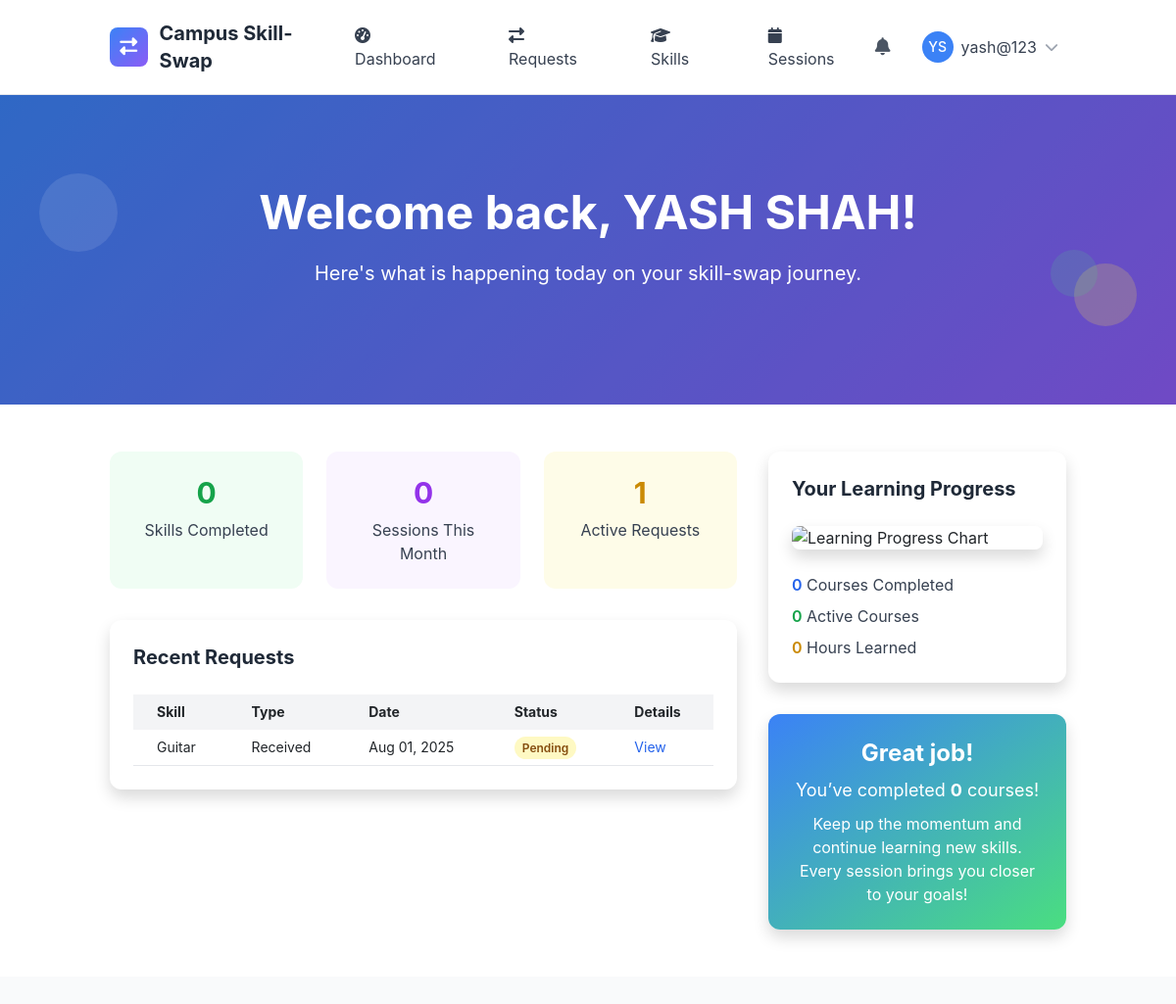
Page /dashboard/ (signed in) on the committed database.
### skill_sessions/models.py (models this page shows, shortened)
class SkillSwapRequest(models.Model):
    STATUS_CHOICES = [
        ('pending', 'Pending'),
        ('accepted', 'Accepted'),
        ('declined', 'Declined'),
        ('cancelled', 'Cancelled'),
        ('expired', 'Expired'),
    ]
    requester = models.ForeignKey(User, on_delete=models.CASCADE, related_name='sent_requests')
    recipient = models.ForeignKey(User, on_delete=models.CASCADE, related_name='received_requests')
    offered_skill = models.ForeignKey(OfferedSkill, on_delete=models.CASCADE, related_name='swap_requests')
    desired_skill = models.ForeignKey(DesiredSkill, on_delete=models.CASCADE, related_name='swap_requests', null=True, blank=True)
    status = models.CharField(max_length=20, choices=STATUS_CHOICES, default='pending')
    message = models.TextField(blank=True, help_text="Personal message from the requester")
    proposed_duration = models.PositiveIntegerField(default=60, help_text="Proposed session duration in minutes")
    proposed_format = models.CharField(max_length=20, choices=[
        ('online', 'Online'),
        ('in_person', 'In-Person'),
        ('flexible', 'Flexible'),
    ], default='flexible')
    proposed_location = models.CharField(max_length=200, blank=True, help_text="For in-person sessions")
    created_at = models.DateTimeField(auto_now_add=True)
    updated_at = models.DateTimeField(auto_now=True)
    expires_at = models.DateTimeField()
    responded_at = models.DateTimeField(null=True, blank=True)
    response_message = models.TextField(blank=True)
    class Meta:
        ordering = ['-created_at']
        db_table = 'swaprequest'

### skills/models.py (models this page shows, shortened)
class Skill(models.Model):
    name = models.CharField(max_length=100)
    category = models.ForeignKey(SkillCategory, on_delete=models.CASCADE, related_name='skills')
    description = models.TextField(blank=True)
    is_popular = models.BooleanField(default=False)
    created_at = models.DateTimeField(auto_now_add=True)
    updated_at = models.DateTimeField(auto_now=True)
    class Meta:
        ordering = ['category__name', 'name']
        unique_together = ['name', 'category']

### core/views.py (the view, shortened to what this page needs)
        @login_required
        def dashboard_view(request):
            from skills.models import DesiredSkill, OfferedSkill
            from skill_sessions.models import SkillSwapSession
            from django.db.models import Q, Count
            from datetime import datetime, timedelta
            user = request.user
            skills_completed = SkillSwapSession.objects.filter(
                learner=user,
                status='completed'
            ).values('skill').distinct().count()
            first_day_of_month = datetime.now().replace(day=1)
            sessions_this_month = SkillSwapSession.objects.filter(
                Q(teacher=user) | Q(learner=user),
                created_at__gte=first_day_of_month,
                status='completed'
            ).count()
            from skill_sessions.models import SkillSwapRequest
            active_requests = SkillSwapRequest.objects.filter(
                Q(requester=user) | Q(recipient=user),
                status='pending'
            ).count()
            recent_requests_received = SkillSwapRequest.objects.filter(
                recipient=user
            ).select_related('requester', 'offered_skill__skill')[:5]
            recent_requests_sent = SkillSwapRequest.objects.filter(
                requester=user
            ).select_related('recipient', 'offered_skill__skill')[:5]
            recent_requests = []
            for req in recent_requests_received:
                recent_requests.append({
                    'skill_name': req.offered_skill.skill.name,
                    'request_type': 'Received',
                    'date': req.created_at,
                    'status': req.get_status_display(),
                    'detail_url': f'/skill-sessions/requests/{req.id}/'
                })
            recent_requests.sort(key=lambda x: x['date'], reverse=True)
            recent_requests = recent_requests[:10]
            completed_courses = SkillSwapSession.objects.filter(
                learner=user,
                status='completed'
            ).count()
            stats = {
                'skills_completed': skills_completed,
                'sessions_this_month': sessions_this_month,
                'active_requests': active_requests,
            }
            progress = {
                'completed_courses': completed_courses,
            }
            context = {
                'stats': stats,
                'recent_requests': recent_requests,
                'progress': progress,
            }
            return render(request, "core/dashboard.html", context)

### templates/core/dashboard.html (shortened to what this page needs)
{% extends 'base.html' %}
{% load static %}
{% block content %}
<section class="gradient-bg relative overflow-hidden">
    <div class="absolute inset-0 bg-black opacity-20"></div>
    <div class="relative container mx-auto px-4 py-16 lg:py-24">
        <div class="text-white text-center">
            <h1 class="text-4xl lg:text-5xl font-bold mb-4">Welcome back, {{ user.get_full_name|default:user.username }}!</h1>
            <p class="text-lg lg:text-xl mb-6">Here's what is happening today on your skill-swap journey.</p>
        </div>
    </div>
    <div class="absolute top-20 left-10 w-20 h-20 bg-white opacity-10 rounded-full animate-bounce"></div>
    <div class="absolute bottom-20 right-10 w-16 h-16 bg-yellow-300 opacity-20 rounded-full animate-pulse"></div>
    <div class="absolute top-1/2 right-20 w-12 h-12 bg-green-400 opacity-15 rounded-full animate-bounce delay-75"></div>
</section>
<section class="py-12 bg-white">
    <div class="container mx-auto px-4">
        <div class="grid grid-cols-1 lg:grid-cols-3 gap-8">
            <div class="lg:col-span-2 space-y-8">
                <div class="grid grid-cols-1 md:grid-cols-3 gap-6">
                    <div class="bg-green-50 p-6 rounded-xl text-center">
                        <div class="text-3xl font-bold text-green-600 mb-2">{{ stats.skills_completed|default:"0" }}</div>
                        <div class="text-gray-700">Skills Completed</div>
                    </div>
                    <div class="bg-purple-50 p-6 rounded-xl text-center">
                        <div class="text-3xl font-bold text-purple-600 mb-2">{{ stats.sessions_this_month|default:"0" }}</div>
                        <div class="text-gray-700">Sessions This Month</div>
                    </div>
                    <div class="bg-yellow-50 p-6 rounded-xl text-center">
                        <div class="text-3xl font-bold text-yellow-600 mb-2">{{ stats.active_requests|default:"0" }}</div>
                        <div class="text-gray-700">Active Requests</div>
                    </div>
                </div>
                <div class="bg-white rounded-xl shadow p-6">
                    <h2 class="text-xl font-bold text-gray-800 mb-4">Recent Requests</h2>
                    {% if recent_requests %}
                        <div class="overflow-x-auto">
                            <table class="min-w-full text-sm">
                                <thead>
                                    <tr class="bg-gray-100">
                                        <th class="py-2 px-4 text-left">Skill</th>
                                        <th class="py-2 px-4 text-left">Type</th>
                                        <th class="py-2 px-4 text-left">Date</th>
                                        <th class="py-2 px-4 text-left">Status</th>
                                        <th class="py-2 px-4 text-left">Details</th>
                                    </tr>
                                </thead>
                                <tbody>
                                    {% for req in recent_requests %}
                                    <tr class="border-b">
                                        <td class="py-2 px-4">{{ req.skill_name }}</td>
                                        <td class="py-2 px-4">{{ req.request_type }}</td>
                                        <td class="py-2 px-4">{{ req.date|date:"M d, Y" }}</td>
                                        <td class="py-2 px-4">
                                            <span class="px-2 py-1 rounded-full text-xs font-semibold
                                                {% if req.status == 'Pending' %}bg-yellow-100 text-yellow-800
                                                {% elif req.status == 'Accepted' %}bg-green-100 text-green-800
                                                {% elif req.status == 'Declined' %}bg-red-100 text-red-800
                                                {% else %}bg-gray-100 text-gray-800{% endif %}">
                                                {{ req.status }}
                                            </span>
                                        </td>
                                        <td class="py-2 px-4">
                                            <a href="{{ req.detail_url }}" class="text-blue-600 hover:underline">View</a>
                                        </td>
                                    </tr>
                                    {% endfor %}
                                </tbody>
                            </table>
                        </div>
                    {% else %}
                        <p class="text-gray-500">No recent requests.</p>
                    {% endif %}
                </div>
            </div>
            <div class="space-y-8">
                <div class="bg-white rounded-xl shadow p-6">
                    <h2 class="text-xl font-bold text-gray-800 mb-4">Your Learning Progress</h2>
                    <div class="mb-4">
                        <img src="{% static 'img/progress_chart.png' %}" alt="Learning Progress Chart" class="w-full rounded-lg shadow">
                    </div>
                    <ul class="space-y-2">
                        <li>
                            <span class="font-semibold text-blue-600">{{ progress.completed_courses|default:'0' }}</span>
                            <span class="text-gray-700">Courses Completed</span>
                        </li>
                        <li>
                            <span class="font-semibold text-green-600">{{ progress.active_courses|default:'0' }}</span>
                            <span class="text-gray-700">Active Courses</span>
                        </li>
                        <li>
                            <span class="font-semibold text-yellow-600">{{ progress.total_hours|default:'0' }}</span>
                            <span class="text-gray-700">Hours Learned</span>
                        </li>
                    </ul>
                </div>
                <div class="bg-gradient-to-br from-blue-500 to-green-400 text-white rounded-xl shadow p-6 text-center">
                    <h3 class="text-2xl font-bold mb-2">Great job!</h3>
                    <p class="text-lg mb-2">
                        You’ve completed <span class="font-bold">{{ progress.completed_courses|default:'0' }}</span> courses!
                    </p>
                    <p class="text-md">Keep up the momentum and continue learning new skills. Every session brings you closer to your goals!</p>
                </div>
            </div>
        </div>
    </div>
</section>
{% endblock %}

### templates/base.html (shortened to what this page needs)
{% load static %}
<!DOCTYPE html>
<html lang="en" class="h-full">
<head>
    <script src="https://cdn.tailwindcss.com"></script>
    <link href="https://cdn.jsdelivr.net/npm/bootstrap@5.3.2/dist/css/bootstrap.min.css" rel="stylesheet">
    <link rel="stylesheet" href="https://cdnjs.cloudflare.com/ajax/libs/font-awesome/6.5.1/css/all.min.css">
</head>
<body class="bg-gray-50 h-full">
    <nav class="bg-white shadow-lg border-b">
        <div class="container mx-auto px-4">
            <div class="flex justify-between items-center py-3">
                <div class="flex items-center space-x-3">
                    <div class="w-10 h-10 gradient-bg rounded-lg flex items-center justify-center">
                        <i class="fas fa-exchange-alt text-white text-lg"></i>
                    </div>
                    <a href="{% url 'core:home' %}" class="text-xl font-bold text-gray-800 hover:text-blue-600 transition-colors">
                        Campus Skill-Swap
                    </a>
                </div>
                <div class="hidden md:flex items-center space-x-6">
                    {% if user.is_authenticated %}
                        <a href="{% url 'core:dashboard' %}" class="nav-link px-3 py-2 text-gray-700 hover:text-blue-600 transition-colors">
                            <i class="fas fa-tachometer-alt mr-2"></i>Dashboard
                        </a>
                        <a href="{% url 'core:requests' %}" class="nav-link px-3 py-2 text-gray-700 hover:text-blue-600 transition-colors">
                            <i class="fas fa-exchange-alt mr-2"></i>Requests
                        </a>
                        <a href="{% url 'skills:skill_list' %}" class="nav-link px-3 py-2 text-gray-700 hover:text-blue-600 transition-colors">
                            <i class="fas fa-graduation-cap mr-2"></i>Skills
                        </a>
                        <a href="{% url 'skill_sessions:session_management' %}" class="nav-link px-3 py-2 text-gray-700 hover:text-blue-600 transition-colors">
                            <i class="fas fa-calendar mr-2"></i>Sessions
                        </a>
                    {% endif %}
                </div>
                <div class="flex items-center space-x-4">
                    {% if user.is_authenticated %}
                        <div class="relative">
                            <button id="notificationBtn" class="relative p-2 text-gray-600 hover:text-blue-600 transition-colors">
                                <i class="fas fa-bell text-lg"></i>
                            </button>
                        </div>
                        <div class="relative">
                            <button id="userMenuBtn" class="flex items-center space-x-2 p-2 rounded-lg hover:bg-gray-100 transition-colors">
                                {% if user.profile.profile_picture %}
                                    <img src="{{ user.profile.profile_picture.url }}" alt="Profile" class="w-8 h-8 rounded-full">
                                {% else %}
                                    <div class="w-8 h-8 bg-blue-500 rounded-full flex items-center justify-center">
                                        <span class="text-white text-sm font-medium">{{ user.first_name|first|upper }}{{ user.last_name|first|upper }}</span>
                                    </div>
                                {% endif %}
                                <span class="hidden md:block text-gray-700">{{ user.username}}</span>
                                <i class="fas fa-chevron-down text-gray-400 text-sm"></i>
                            </button>
                        </div>
                    {% endif %}
                </div>
            </div>
        </div>
    </nav>
    <main class="min-h-screen">
        {% block content %}{% endblock %}
    </main>
</body>
</html>

### templates/base.html (style rules this page uses)
:root { --primary-color: #3B82F6; --secondary-color: #10B981; --accent-color: #8B5CF6; --warning-color: #F59E0B; --danger-color: #EF4444; }
body { font-family: 'Inter', -apple-system, BlinkMacSystemFont, sans-serif; }
.gradient-bg { background: linear-gradient(135deg, var(--primary-color) 0%, var(--accent-color) 100%); }

### rows in the picture
SkillSwapRequest: skill_name "Guitar", request_type "Received", date "Aug 01, 2025", status "Pending"

### other values in the picture
{{ user.first_name|first|upper }} "Y"
{{ user.last_name|first|upper }} "S"
{{ user.username }} "yash@123"
{{ user.get_full_name|default:user.username }} "YASH SHAH"
{{ stats.skills_completed|default:"0" }} "0"
{{ stats.sessions_this_month|default:"0" }} "0"
{{ stats.active_requests|default:"0" }} "1"
{{ progress.completed_courses|default:'0' }} "0"
{{ progress.active_courses|default:'0' }} "0"
{{ progress.total_hours|default:'0' }} "0"
